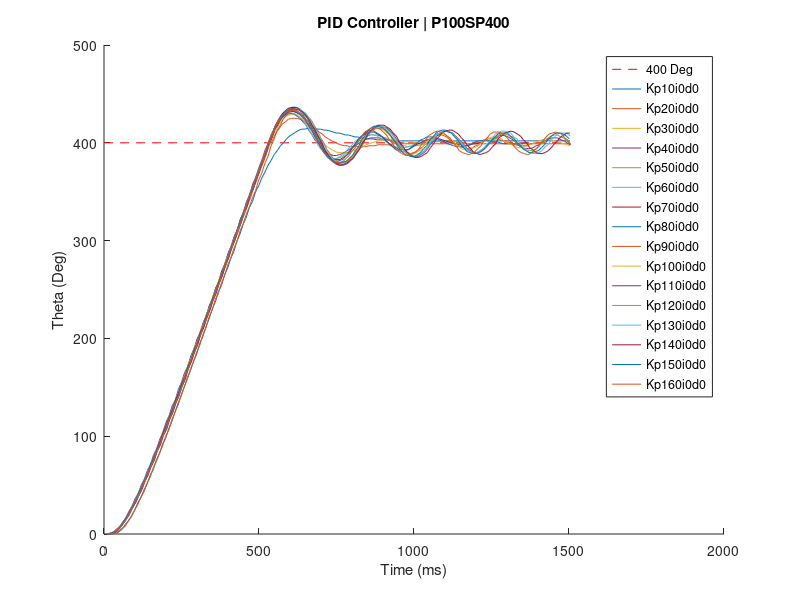

Here is the MATLAB script that generated this plot:
figure(1);
hold on;
xlabel('Time (ms)');
ylabel('Theta (Deg)');
title('PID Controller | P100SP400');
plot([0 1500], [400 400], 'r--');
Kp10i0d0 = [22.0, 0; 42.0, 1; 59.0, 5; 69.0, 10; 79.0, 13; 89.0, 19; 99.0, 24; 109.0, 32; 119.0, 37; 129.0, 45; 139.0, 51; 149.0, 60; 159.0, 66; 169.0, 76; 179.0, 82; 189.0, 92; 199.0, 98; 209.0, 108; 219.0, 115; 229.0, 125; 239.0, 132; 249.0, 142; 259.0, 150; 269.0, 160; 279.0, 167; 289.0, 177; 299.0, 184; 309.0, 195; 319.0, 202; 329.0, 212; 339.0, 220; 349.0, 230; 359.0, 237; 369.0, 248; 379.0, 254; 389.0, 265; 399.0, 272; 409.0, 282; 419.0, 289; 429.0, 300; 439.0, 307; 449.0, 317; 459.0, 324; 469.0, 334; 479.0, 340; 489.0, 350; 499.0, 356; 509.0, 364; 519.0, 370; 529.0, 377; 539.0, 382; 549.0, 388; 559.0, 392; 569.0, 397; 579.0, 400; 589.0, 404; 599.0, 407; 609.0, 409; 619.0, 411; 629.0, 413; 639.0, 414; 649.0, 414; 659.0, 415; 669.0, 415; 679.0, 415; 689.0, 414; 699.0, 414; 709.0, 413; 719.0, 413; 729.0, 412; 739.0, 411; 749.0, 410; 759.0, 410; 769.0, 409; 779.0, 408; 789.0, 408; 799.0, 407; 809.0, 406; 819.0, 406; 829.0, 405; 839.0, 405; 849.0, 404; 868.0, 404; 881.0, 403; 902.0, 403; 912.0, 403; 922.0, 403; 932.0, 402; 942.0, 402; 952.0, 402; 962.0, 402; 972.0, 402; 982.0, 402; 992.0, 402; 1002.0, 402; 1012.0, 402; 1022.0, 402; 1032.0, 402; 1042.0, 402; 1052.0, 402; 1063.0, 402; 1073.0, 402; 1083.0, 402; 1093.0, 402; 1103.0, 402; 1113.0, 402; 1123.0, 402; 1133.0, 402; 1143.0, 402; 1153.0, 402; 1163.0, 402; 1173.0, 402; 1183.0, 402; 1193.0, 402; 1203.0, 402; 1213.0, 402; 1223.0, 402; 1233.0, 402; 1243.0, 402; 1253.0, 402; 1263.0, 402; 1273.0, 402; 1283.0, 402; 1293.0, 402; 1303.0, 402; 1313.0, 402; 1323.0, 402; 1333.0, 402; 1343.0, 402; 1353.0, 402; 1363.0, 402; 1373.0, 402; 1383.0, 402; 1393.0, 402; 1403.0, 402; 1413.0, 402; 1423.0, 402; 1433.0, 402; 1443.0, 402; 1453.0, 402; 1463.0, 402; 1473.0, 402; 1483.0, 402; 1493.0, 402; 1503.0, 402; ];
plot(Kp10i0d0(:,1),Kp10i0d0(:,2))
% y = max(Kp10i0d0(:,2));
% x = Kp10i0d0(find(Kp10i0d0(:,2) == max(y), 1, 'first'));
% text(x, y, 'Kp10i0d0');
% pause;

Kp20i0d0 = [13.0, 0; 23.0, 1; 33.0, 2; 43.0, 4; 53.0, 7; 63.0, 12; 73.0, 16; 83.0, 22; 93.0, 27; 103.0, 34; 113.0, 40; 123.0, 48; 133.0, 54; 143.0, 64; 153.0, 70; 163.0, 79; 173.0, 86; 183.0, 96; 193.0, 102; 203.0, 112; 213.0, 119; 223.0, 129; 233.0, 136; 243.0, 146; 253.0, 153; 263.0, 164; 273.0, 170; 283.0, 181; 293.0, 188; 303.0, 198; 313.0, 205; 323.0, 216; 333.0, 223; 343.0, 233; 353.0, 240; 363.0, 250; 373.0, 257; 383.0, 268; 393.0, 274; 403.0, 285; 413.0, 292; 423.0, 302; 433.0, 309; 443.0, 320; 453.0, 327; 463.0, 337; 473.0, 344; 483.0, 355; 493.0, 362; 503.0, 372; 513.0, 379; 524.0, 389; 534.0, 398; 544.0, 403; 554.0, 410; 564.0, 414; 574.0, 419; 584.0, 421; 594.0, 424; 604.0, 425; 614.0, 425; 624.0, 425; 634.0, 424; 644.0, 422; 654.0, 420; 664.0, 418; 674.0, 416; 684.0, 414; 694.0, 411; 704.0, 409; 714.0, 406; 724.0, 404; 734.0, 402; 744.0, 401; 754.0, 399; 764.0, 398; 774.0, 397; 784.0, 397; 794.0, 396; 804.0, 396; 814.0, 396; 824.0, 396; 834.0, 396; 844.0, 396; 854.0, 397; 864.0, 397; 874.0, 397; 884.0, 398; 894.0, 398; 904.0, 398; 914.0, 398; 924.0, 398; 934.0, 399; 944.0, 399; 954.0, 399; 964.0, 399; 974.0, 399; 984.0, 399; 994.0, 399; 1004.0, 399; 1014.0, 399; 1024.0, 399; 1034.0, 399; 1044.0, 399; 1054.0, 399; 1064.0, 399; 1074.0, 399; 1084.0, 399; 1094.0, 399; 1104.0, 399; 1114.0, 399; 1124.0, 399; 1134.0, 399; 1144.0, 399; 1154.0, 399; 1164.0, 399; 1174.0, 399; 1184.0, 399; 1194.0, 399; 1204.0, 399; 1214.0, 399; 1224.0, 399; 1234.0, 399; 1244.0, 399; 1254.0, 399; 1264.0, 399; 1274.0, 399; 1284.0, 399; 1294.0, 399; 1304.0, 399; 1314.0, 399; 1324.0, 399; 1334.0, 399; 1344.0, 399; 1354.0, 399; 1364.0, 399; 1374.0, 399; 1384.0, 399; 1394.0, 399; 1404.0, 399; 1414.0, 399; 1424.0, 399; 1434.0, 399; 1444.0, 399; 1454.0, 399; 1464.0, 399; 1474.0, 399; 1484.0, 399; 1494.0, 399; 1504.0, 399; ];
plot(Kp20i0d0(:,1),Kp20i0d0(:,2))
% y = max(Kp20i0d0(:,2));
% x = Kp20i0d0(find(Kp20i0d0(:,2) == max(y), 1, 'first'));
% text(x, y, 'Kp20i0d0');
% pause;

Kp30i0d0 = [13.0, 0; 23.0, 0; 33.0, 1; 43.0, 3; 53.0, 7; 63.0, 11; 73.0, 16; 83.0, 21; 93.0, 28; 103.0, 33; 113.0, 41; 123.0, 47; 133.0, 56; 143.0, 62; 153.0, 71; 163.0, 78; 173.0, 87; 183.0, 94; 193.0, 104; 203.0, 111; 213.0, 121; 223.0, 128; 233.0, 138; 243.0, 145; 253.0, 155; 263.0, 162; 273.0, 173; 283.0, 179; 293.0, 190; 303.0, 197; 313.0, 207; 323.0, 214; 333.0, 224; 343.0, 231; 353.0, 241; 363.0, 249; 373.0, 259; 383.0, 266; 393.0, 277; 403.0, 283; 413.0, 294; 423.0, 301; 433.0, 311; 443.0, 319; 453.0, 329; 463.0, 336; 473.0, 347; 483.0, 354; 493.0, 365; 503.0, 372; 513.0, 383; 525.0, 393; 535.0, 399; 545.0, 408; 555.0, 413; 565.0, 419; 575.0, 423; 585.0, 427; 595.0, 428; 605.0, 429; 615.0, 429; 625.0, 427; 635.0, 425; 645.0, 422; 655.0, 419; 665.0, 415; 675.0, 411; 685.0, 407; 695.0, 404; 705.0, 400; 715.0, 397; 725.0, 395; 735.0, 393; 745.0, 391; 755.0, 390; 765.0, 390; 775.0, 390; 785.0, 390; 795.0, 391; 805.0, 392; 815.0, 393; 825.0, 395; 835.0, 396; 845.0, 398; 855.0, 399; 865.0, 400; 875.0, 401; 885.0, 402; 895.0, 402; 905.0, 403; 915.0, 403; 925.0, 403; 935.0, 403; 945.0, 402; 955.0, 402; 965.0, 401; 975.0, 401; 985.0, 401; 995.0, 401; 1005.0, 400; 1015.0, 400; ];
plot(Kp30i0d0(:,1),Kp30i0d0(:,2))
% y = max(Kp30i0d0(:,2));
% x = Kp30i0d0(find(Kp30i0d0(:,2) == max(y), 1, 'first'));
% text(x, y, 'Kp30i0d0');
% pause;

Kp40i0d0 = [10.0, 0; 20.0, 1; 30.0, 2; 40.0, 5; 50.0, 7; 60.0, 12; 70.0, 16; 80.0, 23; 90.0, 28; 100.0, 36; 110.0, 41; 120.0, 50; 130.0, 56; 140.0, 65; 150.0, 71; 160.0, 81; 170.0, 87; 180.0, 97; 190.0, 104; 200.0, 114; 210.0, 121; 220.0, 131; 230.0, 137; 240.0, 148; 250.0, 155; 260.0, 165; 270.0, 171; 280.0, 182; 290.0, 189; 300.0, 199; 310.0, 206; 320.0, 216; 330.0, 223; 340.0, 234; 350.0, 241; 360.0, 251; 370.0, 258; 380.0, 269; 390.0, 276; 400.0, 287; 410.0, 294; 420.0, 304; 430.0, 311; 440.0, 322; 450.0, 329; 460.0, 340; 470.0, 347; 480.0, 358; 490.0, 365; 500.0, 375; 510.0, 383; 520.0, 393; 530.0, 400; 540.0, 409; 550.0, 414; 560.0, 421; 570.0, 424; 580.0, 428; 590.0, 429; 600.0, 430; 610.0, 430; 620.0, 428; 630.0, 426; 640.0, 422; 650.0, 419; 660.0, 413; 670.0, 409; 680.0, 403; 690.0, 400; 700.0, 395; 710.0, 392; 720.0, 389; 730.0, 388; 740.0, 387; 750.0, 387; 760.0, 388; 770.0, 389; 780.0, 391; 790.0, 393; 800.0, 395; 810.0, 397; 820.0, 399; 830.0, 401; 840.0, 403; 850.0, 404; 860.0, 405; 877.0, 405; 887.0, 405; 897.0, 404; 907.0, 404; 917.0, 403; 927.0, 402; 937.0, 401; 947.0, 401; 957.0, 400; 967.0, 400; ];
plot(Kp40i0d0(:,1),Kp40i0d0(:,2))
% y = max(Kp40i0d0(:,2));
% x = Kp40i0d0(find(Kp40i0d0(:,2) == max(y), 1, 'first'));
% text(x, y, 'Kp40i0d0');
% pause;

Kp50i0d0 = [10.0, 0; 20.0, 0; 30.0, 1; 40.0, 3; 50.0, 6; 60.0, 11; 70.0, 14; 80.0, 21; 90.0, 26; 100.0, 34; 110.0, 39; 120.0, 48; 130.0, 54; 140.0, 63; 150.0, 69; 160.0, 79; 170.0, 85; 180.0, 95; 190.0, 101; 200.0, 111; 210.0, 118; 220.0, 128; 230.0, 135; 240.0, 145; 250.0, 152; 260.0, 162; 270.0, 169; 280.0, 179; 290.0, 186; 300.0, 196; 310.0, 203; 320.0, 214; 330.0, 221; 340.0, 231; 350.0, 238; 360.0, 249; 370.0, 256; 380.0, 267; 390.0, 274; 400.0, 284; 410.0, 292; 420.0, 302; 430.0, 309; 440.0, 320; 450.0, 327; 460.0, 338; 470.0, 345; 480.0, 356; 490.0, 363; 500.0, 374; 510.0, 380; 520.0, 391; 530.0, 398; 540.0, 408; 550.0, 414; 560.0, 421; 570.0, 425; 580.0, 429; 590.0, 431; 600.0, 433; 610.0, 432; 620.0, 431; 630.0, 429; 640.0, 426; 650.0, 422; 660.0, 417; 670.0, 412; 680.0, 406; 690.0, 402; 700.0, 396; 710.0, 392; 720.0, 388; 730.0, 386; 740.0, 384; 750.0, 384; 760.0, 385; 770.0, 386; 780.0, 389; 790.0, 391; 800.0, 395; 810.0, 398; 820.0, 401; 830.0, 403; 840.0, 406; 850.0, 407; 860.0, 408; 870.0, 408; 880.0, 408; 890.0, 407; 900.0, 406; 910.0, 405; 920.0, 403; 930.0, 401; 940.0, 400; 950.0, 398; 960.0, 397; 970.0, 397; 980.0, 396; 990.0, 396; 1000.0, 397; 1010.0, 397; 1020.0, 398; 1030.0, 398; 1040.0, 399; 1050.0, 400; 1060.0, 401; 1070.0, 401; 1080.0, 401; 1090.0, 402; 1100.0, 402; 1110.0, 402; 1120.0, 401; 1130.0, 401; 1140.0, 401; 1150.0, 400; 1160.0, 400; ];
plot(Kp50i0d0(:,1),Kp50i0d0(:,2))
% y = max(Kp50i0d0(:,2));
% x = Kp50i0d0(find(Kp50i0d0(:,2) == max(y), 1, 'first'));
% text(x, y, 'Kp50i0d0');
% pause;

Kp60i0d0 = [10.0, 0; 20.0, 0; 30.0, 2; 40.0, 4; 50.0, 8; 60.0, 11; 70.0, 17; 80.0, 21; 90.0, 28; 100.0, 34; 110.0, 42; 120.0, 48; 130.0, 56; 140.0, 62; 150.0, 72; 160.0, 78; 170.0, 87; 180.0, 94; 190.0, 104; 200.0, 110; 210.0, 120; 220.0, 127; 230.0, 137; 240.0, 144; 250.0, 154; 260.0, 161; 270.0, 171; 280.0, 178; 290.0, 188; 300.0, 196; 310.0, 206; 320.0, 213; 330.0, 224; 340.0, 231; 350.0, 241; 360.0, 248; 370.0, 259; 380.0, 266; 390.0, 277; 400.0, 284; 410.0, 294; 420.0, 302; 430.0, 312; 440.0, 319; 450.0, 330; 460.0, 337; 470.0, 348; 480.0, 355; 490.0, 366; 501.0, 373; 511.0, 384; 521.0, 390; 531.0, 401; 541.0, 407; 551.0, 416; 561.0, 420; 571.0, 426; 581.0, 428; 591.0, 430; 601.0, 431; 611.0, 430; 621.0, 429; 631.0, 426; 641.0, 424; 651.0, 418; 661.0, 414; 671.0, 408; 681.0, 404; 691.0, 397; 701.0, 393; 711.0, 389; 721.0, 386; 731.0, 384; 741.0, 384; 751.0, 384; 761.0, 386; 771.0, 388; 781.0, 391; 791.0, 395; 801.0, 398; 811.0, 402; 821.0, 404; 831.0, 407; 841.0, 408; 851.0, 409; 861.0, 409; 871.0, 408; 881.0, 407; 891.0, 405; 901.0, 403; 911.0, 401; 921.0, 399; 931.0, 397; 941.0, 396; 951.0, 395; 961.0, 395; 971.0, 395; 981.0, 396; 991.0, 397; 1001.0, 398; 1011.0, 399; 1021.0, 400; 1031.0, 401; 1041.0, 402; 1051.0, 402; 1061.0, 402; 1071.0, 402; 1081.0, 402; 1091.0, 402; 1101.0, 401; 1111.0, 401; 1121.0, 400; 1131.0, 400; ];
plot(Kp60i0d0(:,1),Kp60i0d0(:,2))
% y = max(Kp60i0d0(:,2));
% x = Kp60i0d0(find(Kp60i0d0(:,2) == max(y), 1, 'first'));
% text(x, y, 'Kp60i0d0');
% pause;

Kp70i0d0 = [12.0, 0; 22.0, 0; 32.0, 1; 42.0, 3; 53.0, 7; 72.0, 15; 82.0, 20; 92.0, 27; 102.0, 32; 112.0, 39; 122.0, 45; 132.0, 54; 142.0, 60; 152.0, 69; 162.0, 75; 172.0, 85; 182.0, 91; 192.0, 101; 202.0, 107; 212.0, 117; 222.0, 124; 232.0, 134; 242.0, 141; 252.0, 151; 262.0, 158; 272.0, 169; 282.0, 176; 292.0, 186; 302.0, 193; 312.0, 204; 322.0, 211; 332.0, 221; 342.0, 229; 352.0, 239; 362.0, 246; 372.0, 257; 382.0, 264; 392.0, 275; 402.0, 282; 412.0, 293; 422.0, 300; 432.0, 310; 442.0, 318; 452.0, 328; 462.0, 335; 472.0, 346; 482.0, 353; 492.0, 363; 502.0, 371; 512.0, 381; 522.0, 388; 532.0, 398; 542.0, 405; 552.0, 414; 562.0, 419; 572.0, 425; 582.0, 428; 592.0, 431; 602.0, 432; 612.0, 432; 622.0, 431; 632.0, 429; 642.0, 427; 652.0, 422; 662.0, 418; 672.0, 412; 682.0, 407; 692.0, 400; 702.0, 396; 712.0, 390; 722.0, 387; 732.0, 384; 742.0, 383; 752.0, 383; 762.0, 383; 772.0, 385; 782.0, 387; 792.0, 391; 802.0, 395; 812.0, 400; 822.0, 403; 832.0, 407; 842.0, 409; 852.0, 411; 862.0, 411; 872.0, 411; 882.0, 409; 892.0, 407; 902.0, 405; 912.0, 401; 922.0, 399; 932.0, 396; 942.0, 395; 952.0, 393; 962.0, 393; 972.0, 393; 982.0, 393; 992.0, 395; 1002.0, 397; 1012.0, 399; 1022.0, 400; 1032.0, 402; 1042.0, 403; 1052.0, 404; 1062.0, 404; 1072.0, 404; 1082.0, 404; 1092.0, 403; 1102.0, 402; 1112.0, 401; 1122.0, 400; 1132.0, 399; 1142.0, 398; 1152.0, 398; 1162.0, 397; 1172.0, 397; 1182.0, 398; 1192.0, 399; 1202.0, 399; 1212.0, 400; 1222.0, 400; ];
plot(Kp70i0d0(:,1),Kp70i0d0(:,2))
% y = max(Kp70i0d0(:,2));
% x = Kp70i0d0(find(Kp70i0d0(:,2) == max(y), 1, 'first'));
% text(x, y, 'Kp70i0d0');
% pause;

Kp80i0d0 = [10.0, 0; 20.0, 0; 30.0, 1; 40.0, 3; 50.0, 6; 60.0, 11; 70.0, 15; 80.0, 21; 90.0, 26; 100.0, 33; 110.0, 39; 120.0, 47; 130.0, 53; 140.0, 62; 150.0, 69; 160.0, 78; 170.0, 85; 180.0, 94; 190.0, 101; 200.0, 111; 210.0, 118; 220.0, 128; 230.0, 135; 240.0, 145; 250.0, 152; 260.0, 163; 270.0, 169; 280.0, 180; 290.0, 187; 300.0, 198; 310.0, 205; 320.0, 215; 330.0, 223; 340.0, 233; 350.0, 240; 360.0, 251; 370.0, 258; 380.0, 269; 390.0, 276; 400.0, 286; 410.0, 294; 420.0, 304; 430.0, 311; 440.0, 322; 450.0, 329; 460.0, 339; 470.0, 346; 480.0, 357; 490.0, 364; 501.0, 374; 511.0, 381; 521.0, 391; 531.0, 398; 541.0, 408; 551.0, 414; 561.0, 421; 571.0, 425; 581.0, 429; 591.0, 431; 601.0, 433; 611.0, 433; 621.0, 431; 631.0, 430; 641.0, 426; 651.0, 423; 661.0, 417; 671.0, 413; 681.0, 406; 691.0, 401; 701.0, 394; 711.0, 390; 721.0, 385; 731.0, 383; 741.0, 381; 751.0, 381; 761.0, 382; 771.0, 383; 781.0, 387; 791.0, 389; 801.0, 395; 811.0, 399; 821.0, 404; 831.0, 407; 841.0, 410; 851.0, 412; 861.0, 413; 871.0, 412; 881.0, 410; 891.0, 408; 901.0, 405; 911.0, 402; 921.0, 398; 931.0, 396; 941.0, 393; 951.0, 392; 961.0, 391; 971.0, 392; 981.0, 393; 991.0, 395; 1001.0, 398; 1011.0, 400; 1021.0, 403; 1031.0, 404; 1041.0, 406; 1051.0, 406; 1061.0, 406; 1078.0, 404; 1088.0, 402; 1098.0, 401; 1108.0, 399; 1118.0, 398; 1128.0, 397; 1138.0, 396; 1148.0, 396; 1158.0, 396; 1168.0, 397; 1178.0, 398; 1188.0, 399; 1198.0, 401; 1208.0, 402; 1218.0, 402; 1228.0, 403; 1238.0, 402; 1248.0, 402; 1258.0, 401; 1268.0, 401; 1278.0, 400; 1288.0, 399; 1298.0, 399; 1308.0, 399; 1318.0, 399; 1328.0, 399; 1338.0, 399; 1348.0, 399; 1358.0, 400; 1368.0, 400; ];
plot(Kp80i0d0(:,1),Kp80i0d0(:,2))
% y = max(Kp80i0d0(:,2));
% x = Kp80i0d0(find(Kp80i0d0(:,2) == max(y), 1, 'first'));
% text(x, y, 'Kp80i0d0');
% pause;

Kp90i0d0 = [22.0, 0; 42.0, 1; 59.0, 6; 69.0, 8; 79.0, 14; 89.0, 18; 99.0, 25; 109.0, 30; 119.0, 38; 129.0, 43; 139.0, 52; 149.0, 58; 159.0, 68; 169.0, 74; 179.0, 83; 189.0, 90; 199.0, 100; 209.0, 106; 219.0, 117; 229.0, 124; 239.0, 134; 249.0, 141; 259.0, 151; 269.0, 158; 279.0, 169; 289.0, 176; 299.0, 186; 309.0, 193; 319.0, 204; 329.0, 211; 339.0, 222; 349.0, 229; 359.0, 240; 369.0, 246; 379.0, 257; 389.0, 264; 399.0, 275; 409.0, 282; 419.0, 292; 429.0, 299; 439.0, 310; 449.0, 317; 459.0, 327; 469.0, 334; 479.0, 344; 489.0, 351; 499.0, 362; 509.0, 369; 519.0, 379; 529.0, 386; 539.0, 397; 549.0, 404; 559.0, 413; 569.0, 418; 579.0, 425; 589.0, 428; 599.0, 432; 609.0, 433; 619.0, 434; 629.0, 434; 639.0, 432; 649.0, 430; 659.0, 426; 669.0, 423; 679.0, 417; 689.0, 412; 699.0, 405; 709.0, 400; 719.0, 393; 729.0, 389; 739.0, 384; 749.0, 382; 759.0, 380; 769.0, 380; 779.0, 381; 789.0, 382; 799.0, 385; 809.0, 388; 819.0, 394; 829.0, 398; 839.0, 404; 849.0, 407; 859.0, 411; 869.0, 413; 879.0, 415; 889.0, 415; 899.0, 414; 909.0, 413; 919.0, 409; 929.0, 406; 939.0, 402; 949.0, 398; 959.0, 394; 969.0, 392; 979.0, 390; 989.0, 389; 999.0, 390; 1009.0, 391; 1019.0, 394; 1029.0, 396; 1039.0, 400; 1049.0, 402; 1059.0, 406; 1069.0, 407; 1079.0, 408; 1089.0, 408; 1099.0, 407; 1109.0, 405; 1119.0, 402; 1129.0, 400; 1139.0, 398; 1149.0, 396; 1159.0, 395; 1169.0, 394; 1179.0, 394; 1189.0, 395; 1199.0, 397; 1209.0, 398; 1219.0, 401; 1229.0, 402; 1239.0, 404; 1249.0, 404; 1259.0, 404; 1269.0, 404; 1279.0, 403; 1289.0, 402; 1299.0, 401; 1309.0, 400; 1319.0, 398; 1329.0, 398; 1339.0, 397; 1349.0, 397; 1359.0, 397; 1369.0, 398; 1379.0, 399; 1389.0, 400; 1399.0, 400; ];
plot(Kp90i0d0(:,1),Kp90i0d0(:,2))
% y = max(Kp90i0d0(:,2));
% x = Kp90i0d0(find(Kp90i0d0(:,2) == max(y), 1, 'first'));
% text(x, y, 'Kp90i0d0');
% pause;

Kp100i0d0 = [12.0, 0; 22.0, 0; 32.0, 2; 42.0, 3; 52.0, 7; 62.0, 11; 72.0, 17; 82.0, 21; 92.0, 28; 102.0, 33; 112.0, 41; 122.0, 47; 132.0, 56; 142.0, 62; 152.0, 72; 162.0, 78; 172.0, 88; 182.0, 94; 192.0, 105; 202.0, 111; 212.0, 121; 222.0, 128; 232.0, 139; 242.0, 145; 252.0, 156; 262.0, 163; 272.0, 173; 282.0, 181; 292.0, 191; 302.0, 198; 312.0, 209; 322.0, 216; 332.0, 226; 342.0, 233; 352.0, 244; 362.0, 251; 372.0, 261; 382.0, 268; 392.0, 279; 402.0, 285; 412.0, 296; 422.0, 303; 432.0, 313; 442.0, 320; 452.0, 331; 462.0, 338; 472.0, 348; 482.0, 355; 492.0, 366; 503.0, 373; 513.0, 383; 523.0, 390; 533.0, 401; 543.0, 408; 553.0, 417; 563.0, 422; 573.0, 428; 583.0, 431; 593.0, 434; 603.0, 435; 613.0, 435; 623.0, 435; 633.0, 433; 643.0, 430; 653.0, 426; 663.0, 422; 673.0, 416; 683.0, 412; 693.0, 404; 703.0, 399; 713.0, 392; 723.0, 388; 733.0, 383; 743.0, 381; 753.0, 379; 763.0, 379; 773.0, 380; 783.0, 381; 793.0, 384; 803.0, 387; 813.0, 392; 823.0, 395; 833.0, 402; 843.0, 406; 853.0, 411; 863.0, 413; 873.0, 415; 883.0, 415; 893.0, 414; 903.0, 413; 913.0, 410; 923.0, 407; 933.0, 402; 943.0, 399; 953.0, 394; 963.0, 391; 973.0, 389; 983.0, 388; 993.0, 388; 1003.0, 389; 1013.0, 391; 1023.0, 393; 1033.0, 398; 1043.0, 401; 1053.0, 405; 1063.0, 407; 1073.0, 409; 1083.0, 410; 1093.0, 409; 1103.0, 408; 1113.0, 405; 1123.0, 403; 1133.0, 399; 1143.0, 397; 1153.0, 394; 1163.0, 393; 1173.0, 392; 1183.0, 393; 1193.0, 395; 1203.0, 396; 1213.0, 399; 1223.0, 401; 1233.0, 404; 1243.0, 405; 1253.0, 406; 1263.0, 406; 1273.0, 405; 1283.0, 404; 1293.0, 401; 1303.0, 400; 1313.0, 398; 1323.0, 397; 1333.0, 395; 1343.0, 395; 1353.0, 396; 1363.0, 396; 1373.0, 398; 1383.0, 399; 1393.0, 401; 1403.0, 402; 1413.0, 403; 1423.0, 404; 1433.0, 404; 1443.0, 403; 1453.0, 402; 1463.0, 401; 1473.0, 400; 1483.0, 399; 1493.0, 398; 1503.0, 397; ];
plot(Kp100i0d0(:,1),Kp100i0d0(:,2))
% y = max(Kp100i0d0(:,2));
% x = Kp100i0d0(find(Kp100i0d0(:,2) == max(y), 1, 'first'));
% text(x, y, 'Kp100i0d0');
% pause;

Kp110i0d0 = [12.0, 0; 22.0, 0; 32.0, 1; 42.0, 4; 52.0, 6; 62.0, 12; 72.0, 16; 82.0, 22; 92.0, 27; 102.0, 34; 112.0, 40; 122.0, 48; 132.0, 54; 142.0, 64; 152.0, 70; 162.0, 80; 172.0, 86; 182.0, 96; 192.0, 102; 202.0, 113; 212.0, 120; 222.0, 130; 232.0, 136; 242.0, 147; 252.0, 154; 262.0, 164; 272.0, 172; 282.0, 182; 292.0, 189; 302.0, 200; 312.0, 206; 322.0, 217; 332.0, 224; 342.0, 234; 352.0, 241; 362.0, 252; 372.0, 259; 382.0, 269; 392.0, 276; 402.0, 286; 412.0, 293; 422.0, 304; 432.0, 311; 442.0, 321; 452.0, 328; 462.0, 339; 472.0, 346; 482.0, 357; 492.0, 364; 502.0, 374; 512.0, 382; 522.0, 392; 532.0, 399; 542.0, 409; 552.0, 415; 562.0, 423; 573.0, 427; 583.0, 431; 593.0, 433; 603.0, 435; 613.0, 435; 623.0, 434; 633.0, 433; 643.0, 430; 653.0, 427; 663.0, 421; 673.0, 417; 683.0, 410; 693.0, 406; 703.0, 398; 713.0, 393; 730.0, 383; 740.0, 380; 750.0, 378; 760.0, 377; 770.0, 377; 780.0, 378; 790.0, 380; 800.0, 383; 810.0, 387; 823.0, 393; 833.0, 397; 843.0, 404; 853.0, 408; 863.0, 413; 873.0, 415; 883.0, 417; 893.0, 417; 903.0, 416; 913.0, 415; 923.0, 412; 933.0, 409; 943.0, 404; 953.0, 400; 963.0, 394; 973.0, 391; 983.0, 388; 993.0, 387; 1003.0, 386; 1013.0, 386; 1023.0, 388; 1033.0, 390; 1044.0, 394; 1054.0, 399; 1064.0, 402; 1074.0, 407; 1084.0, 409; 1094.0, 411; 1104.0, 412; 1114.0, 411; 1124.0, 410; 1134.0, 407; 1144.0, 404; 1154.0, 400; 1164.0, 397; 1174.0, 393; 1184.0, 392; 1194.0, 390; 1204.0, 390; 1214.0, 392; 1224.0, 394; 1234.0, 397; 1244.0, 400; 1254.0, 403; 1264.0, 405; 1274.0, 407; 1284.0, 408; 1294.0, 407; 1304.0, 406; 1314.0, 404; 1324.0, 402; 1334.0, 398; 1344.0, 396; 1354.0, 394; 1364.0, 394; 1374.0, 394; 1384.0, 395; 1394.0, 397; 1404.0, 398; 1414.0, 401; 1424.0, 402; 1434.0, 404; 1444.0, 405; 1454.0, 405; 1464.0, 405; 1474.0, 403; 1484.0, 402; 1494.0, 400; 1504.0, 398; ];
plot(Kp110i0d0(:,1),Kp110i0d0(:,2))
% y = max(Kp110i0d0(:,2));
% x = Kp110i0d0(find(Kp110i0d0(:,2) == max(y), 1, 'first'));
% text(x, y, 'Kp110i0d0');
% pause;

Kp120i0d0 = [11.0, 0; 21.0, 0; 31.0, 1; 42.0, 4; 52.0, 8; 62.0, 11; 72.0, 17; 82.0, 21; 92.0, 28; 102.0, 34; 112.0, 42; 122.0, 48; 132.0, 57; 142.0, 63; 152.0, 72; 162.0, 78; 172.0, 88; 182.0, 95; 192.0, 105; 202.0, 112; 212.0, 122; 222.0, 129; 232.0, 139; 242.0, 146; 252.0, 156; 262.0, 163; 272.0, 174; 282.0, 181; 292.0, 191; 302.0, 198; 312.0, 208; 322.0, 215; 332.0, 226; 342.0, 232; 352.0, 243; 362.0, 250; 372.0, 260; 382.0, 267; 392.0, 278; 402.0, 285; 412.0, 295; 422.0, 302; 432.0, 313; 442.0, 320; 452.0, 330; 462.0, 338; 472.0, 348; 482.0, 355; 492.0, 366; 503.0, 373; 513.0, 384; 523.0, 391; 533.0, 402; 543.0, 409; 553.0, 418; 563.0, 422; 573.0, 428; 583.0, 432; 593.0, 435; 603.0, 436; 613.0, 436; 623.0, 436; 633.0, 433; 643.0, 431; 653.0, 426; 663.0, 423; 673.0, 417; 683.0, 412; 693.0, 405; 703.0, 400; 713.0, 392; 723.0, 388; 733.0, 383; 743.0, 381; 753.0, 379; 763.0, 378; 773.0, 378; 783.0, 380; 793.0, 382; 803.0, 385; 813.0, 390; 823.0, 394; 833.0, 401; 843.0, 405; 853.0, 410; 863.0, 413; 873.0, 416; 883.0, 417; 893.0, 417; 903.0, 416; 913.0, 414; 923.0, 411; 933.0, 407; 943.0, 403; 953.0, 398; 963.0, 394; 973.0, 390; 983.0, 388; 993.0, 386; 1003.0, 386; 1013.0, 387; 1023.0, 389; 1033.0, 392; 1043.0, 395; 1053.0, 400; 1063.0, 403; 1073.0, 408; 1083.0, 410; 1093.0, 411; 1103.0, 412; 1113.0, 411; 1123.0, 410; 1133.0, 407; 1143.0, 404; 1153.0, 400; 1163.0, 397; 1173.0, 393; 1183.0, 391; 1193.0, 390; 1203.0, 390; 1213.0, 391; 1223.0, 393; 1233.0, 396; 1243.0, 399; 1253.0, 403; 1263.0, 405; 1273.0, 408; 1283.0, 409; 1293.0, 409; 1303.0, 408; 1313.0, 406; 1323.0, 403; 1333.0, 399; 1343.0, 397; 1353.0, 394; 1363.0, 393; 1373.0, 392; 1383.0, 392; 1393.0, 394; 1403.0, 396; 1413.0, 400; 1423.0, 402; 1433.0, 405; 1443.0, 407; 1453.0, 408; 1463.0, 408; 1473.0, 406; 1483.0, 405; 1493.0, 402; 1503.0, 399; ];
plot(Kp120i0d0(:,1),Kp120i0d0(:,2))
% y = max(Kp120i0d0(:,2));
% x = Kp120i0d0(find(Kp120i0d0(:,2) == max(y), 1, 'first'));
% text(x, y, 'Kp120i0d0');
% pause;

Kp130i0d0 = [12.0, 0; 22.0, 0; 32.0, 1; 42.0, 4; 52.0, 6; 62.0, 12; 72.0, 15; 82.0, 22; 92.0, 27; 102.0, 34; 112.0, 40; 122.0, 48; 132.0, 54; 142.0, 64; 152.0, 70; 162.0, 79; 172.0, 86; 182.0, 96; 192.0, 102; 202.0, 112; 212.0, 119; 222.0, 130; 232.0, 136; 242.0, 147; 252.0, 154; 262.0, 164; 272.0, 171; 282.0, 181; 292.0, 188; 302.0, 198; 312.0, 205; 322.0, 216; 332.0, 223; 342.0, 233; 352.0, 240; 362.0, 250; 372.0, 258; 382.0, 268; 392.0, 275; 402.0, 286; 412.0, 293; 422.0, 303; 432.0, 310; 442.0, 321; 452.0, 328; 462.0, 339; 472.0, 346; 482.0, 357; 492.0, 364; 502.0, 374; 512.0, 382; 522.0, 392; 532.0, 399; 542.0, 410; 552.0, 416; 562.0, 424; 572.0, 428; 582.0, 432; 592.0, 434; 602.0, 436; 612.0, 437; 622.0, 436; 632.0, 435; 642.0, 432; 652.0, 430; 662.0, 425; 672.0, 421; 682.0, 414; 692.0, 410; 702.0, 402; 712.0, 397; 722.0, 390; 732.0, 386; 742.0, 382; 752.0, 380; 762.0, 378; 772.0, 378; 782.0, 380; 792.0, 381; 802.0, 385; 812.0, 388; 822.0, 393; 832.0, 397; 842.0, 404; 852.0, 408; 862.0, 412; 872.0, 415; 882.0, 416; 892.0, 417; 902.0, 416; 912.0, 414; 922.0, 411; 932.0, 408; 942.0, 403; 952.0, 399; 962.0, 394; 972.0, 391; 982.0, 388; 992.0, 386; 1002.0, 386; 1012.0, 387; 1022.0, 389; 1032.0, 391; 1044.0, 396; 1054.0, 401; 1064.0, 404; 1074.0, 409; 1084.0, 410; 1094.0, 412; 1104.0, 412; 1114.0, 411; 1124.0, 410; 1134.0, 406; 1144.0, 403; 1154.0, 399; 1164.0, 396; 1174.0, 392; 1184.0, 391; 1194.0, 390; 1204.0, 390; 1214.0, 392; 1224.0, 394; 1242.0, 401; 1252.0, 404; 1262.0, 409; 1272.0, 410; 1282.0, 412; 1292.0, 412; 1302.0, 411; 1312.0, 410; 1322.0, 406; 1332.0, 404; 1343.0, 399; 1353.0, 396; 1363.0, 392; 1373.0, 390; 1383.0, 389; 1393.0, 389; 1403.0, 390; 1413.0, 392; 1423.0, 396; 1433.0, 398; 1443.0, 403; 1453.0, 406; 1463.0, 409; 1473.0, 410; 1483.0, 410; 1493.0, 410; 1503.0, 407; ];
plot(Kp130i0d0(:,1),Kp130i0d0(:,2))
% y = max(Kp130i0d0(:,2));
% x = Kp130i0d0(find(Kp130i0d0(:,2) == max(y), 1, 'first'));
% text(x, y, 'Kp130i0d0');
% pause;

Kp140i0d0 = [11.0, 0; 21.0, 0; 31.0, 1; 42.0, 3; 52.0, 7; 62.0, 11; 72.0, 17; 82.0, 21; 92.0, 28; 102.0, 33; 112.0, 42; 122.0, 47; 132.0, 56; 142.0, 62; 152.0, 72; 162.0, 78; 172.0, 88; 182.0, 95; 192.0, 105; 202.0, 111; 212.0, 121; 222.0, 128; 232.0, 138; 242.0, 145; 252.0, 155; 262.0, 162; 272.0, 172; 282.0, 179; 292.0, 189; 302.0, 196; 312.0, 207; 322.0, 214; 332.0, 224; 342.0, 231; 352.0, 242; 362.0, 249; 372.0, 259; 382.0, 267; 392.0, 277; 402.0, 284; 412.0, 295; 422.0, 302; 432.0, 313; 442.0, 320; 452.0, 330; 462.0, 337; 472.0, 348; 482.0, 355; 492.0, 366; 503.0, 373; 513.0, 384; 523.0, 391; 533.0, 402; 543.0, 409; 553.0, 418; 563.0, 423; 573.0, 429; 583.0, 432; 593.0, 435; 603.0, 436; 613.0, 436; 623.0, 436; 633.0, 433; 643.0, 431; 653.0, 427; 663.0, 423; 673.0, 417; 683.0, 412; 693.0, 405; 703.0, 400; 713.0, 392; 723.0, 388; 733.0, 383; 743.0, 381; 753.0, 378; 763.0, 377; 773.0, 378; 783.0, 379; 793.0, 382; 803.0, 384; 813.0, 389; 823.0, 393; 833.0, 399; 843.0, 404; 853.0, 410; 863.0, 413; 873.0, 416; 883.0, 418; 893.0, 418; 903.0, 418; 913.0, 416; 923.0, 414; 933.0, 410; 943.0, 407; 953.0, 401; 963.0, 397; 973.0, 392; 983.0, 389; 993.0, 386; 1003.0, 385; 1013.0, 385; 1023.0, 386; 1033.0, 388; 1043.0, 390; 1053.0, 395; 1063.0, 399; 1073.0, 404; 1083.0, 407; 1093.0, 411; 1103.0, 412; 1113.0, 413; 1123.0, 413; 1133.0, 411; 1143.0, 409; 1153.0, 405; 1163.0, 402; 1173.0, 397; 1183.0, 394; 1193.0, 390; 1203.0, 389; 1213.0, 388; 1223.0, 389; 1233.0, 390; 1243.0, 392; 1253.0, 396; 1263.0, 399; 1273.0, 405; 1283.0, 407; 1293.0, 410; 1303.0, 411; 1313.0, 412; 1323.0, 411; 1333.0, 409; 1343.0, 407; 1353.0, 403; 1363.0, 400; 1373.0, 395; 1383.0, 393; 1393.0, 390; 1403.0, 389; 1413.0, 389; 1423.0, 390; 1433.0, 392; 1443.0, 395; 1453.0, 399; 1463.0, 402; 1473.0, 406; 1483.0, 408; 1493.0, 410; 1503.0, 410; ];
plot(Kp140i0d0(:,1),Kp140i0d0(:,2))
% y = max(Kp140i0d0(:,2));
% x = Kp140i0d0(find(Kp140i0d0(:,2) == max(y), 1, 'first'));
% text(x, y, 'Kp140i0d0');
% pause;

Kp150i0d0 = [10.0, 0; 20.0, 0; 30.0, 2; 40.0, 3; 50.0, 7; 60.0, 11; 70.0, 16; 80.0, 21; 90.0, 28; 100.0, 33; 110.0, 41; 120.0, 47; 130.0, 55; 140.0, 61; 150.0, 71; 160.0, 77; 170.0, 86; 180.0, 93; 190.0, 102; 200.0, 109; 210.0, 119; 220.0, 125; 230.0, 136; 240.0, 142; 250.0, 153; 260.0, 159; 270.0, 170; 280.0, 177; 290.0, 187; 300.0, 194; 310.0, 205; 320.0, 211; 330.0, 222; 340.0, 229; 350.0, 240; 360.0, 247; 370.0, 257; 380.0, 264; 390.0, 275; 400.0, 282; 410.0, 293; 420.0, 300; 430.0, 311; 440.0, 318; 450.0, 329; 460.0, 336; 470.0, 347; 480.0, 353; 490.0, 364; 500.0, 371; 510.0, 382; 521.0, 389; 531.0, 400; 541.0, 407; 551.0, 416; 561.0, 421; 571.0, 427; 581.0, 430; 591.0, 433; 601.0, 434; 611.0, 434; 621.0, 433; 631.0, 431; 641.0, 429; 651.0, 424; 661.0, 421; 671.0, 415; 681.0, 410; 691.0, 403; 701.0, 398; 711.0, 391; 721.0, 387; 731.0, 383; 741.0, 381; 751.0, 379; 761.0, 379; 771.0, 380; 781.0, 381; 791.0, 384; 801.0, 387; 811.0, 392; 821.0, 396; 831.0, 403; 841.0, 407; 851.0, 412; 861.0, 415; 871.0, 417; 881.0, 417; 891.0, 416; 901.0, 415; 911.0, 412; 921.0, 409; 931.0, 404; 941.0, 400; 951.0, 395; 961.0, 391; 971.0, 388; 981.0, 387; 991.0, 386; 1001.0, 386; 1011.0, 388; 1021.0, 390; 1031.0, 394; 1041.0, 397; 1051.0, 403; 1061.0, 406; 1071.0, 410; 1081.0, 412; 1091.0, 413; 1101.0, 413; 1111.0, 411; 1121.0, 410; 1131.0, 406; 1141.0, 403; 1151.0, 398; 1161.0, 395; 1171.0, 391; 1181.0, 390; 1191.0, 389; 1201.0, 389; 1211.0, 390; 1221.0, 392; 1231.0, 395; 1241.0, 399; 1251.0, 403; 1261.0, 406; 1271.0, 409; 1281.0, 410; 1291.0, 410; 1301.0, 410; 1311.0, 407; 1321.0, 405; 1331.0, 401; 1341.0, 398; 1351.0, 394; 1361.0, 392; 1371.0, 390; 1381.0, 390; 1391.0, 391; 1401.0, 392; 1411.0, 395; 1421.0, 398; 1431.0, 403; 1441.0, 406; 1451.0, 409; 1461.0, 410; 1471.0, 410; 1481.0, 409; 1491.0, 407; 1501.0, 404; ];
plot(Kp150i0d0(:,1),Kp150i0d0(:,2))
% y = max(Kp150i0d0(:,2));
% x = Kp150i0d0(find(Kp150i0d0(:,2) == max(y), 1, 'first'));
% text(x, y, 'Kp150i0d0');
% pause;

Kp160i0d0 = [10.0, 0; 20.0, 0; 30.0, 1; 40.0, 3; 50.0, 7; 60.0, 10; 70.0, 15; 80.0, 20; 90.0, 27; 100.0, 32; 110.0, 40; 120.0, 45; 130.0, 54; 140.0, 60; 150.0, 69; 160.0, 75; 170.0, 85; 180.0, 91; 190.0, 101; 200.0, 107; 210.0, 117; 220.0, 124; 230.0, 134; 240.0, 141; 252.0, 151; 262.0, 162; 272.0, 169; 282.0, 179; 292.0, 186; 302.0, 197; 312.0, 204; 322.0, 214; 332.0, 221; 342.0, 232; 352.0, 239; 362.0, 249; 372.0, 257; 389.0, 275; 399.0, 282; 409.0, 292; 419.0, 299; 429.0, 310; 439.0, 317; 449.0, 328; 459.0, 335; 469.0, 346; 479.0, 353; 489.0, 364; 499.0, 371; 509.0, 381; 519.0, 389; 529.0, 399; 539.0, 406; 549.0, 415; 559.0, 420; 569.0, 426; 579.0, 429; 589.0, 432; 599.0, 433; 609.0, 433; 619.0, 433; 629.0, 430; 639.0, 428; 649.0, 423; 659.0, 420; 669.0, 414; 679.0, 409; 689.0, 402; 699.0, 397; 709.0, 390; 719.0, 387; 729.0, 383; 739.0, 381; 749.0, 380; 761.0, 380; 771.0, 381; 781.0, 384; 791.0, 387; 801.0, 392; 811.0, 395; 821.0, 402; 831.0, 406; 841.0, 411; 851.0, 413; 861.0, 415; 871.0, 416; 881.0, 415; 891.0, 414; 901.0, 411; 911.0, 408; 921.0, 403; 931.0, 399; 941.0, 394; 951.0, 391; 961.0, 389; 976.0, 387; 986.0, 388; 996.0, 389; 1006.0, 391; 1016.0, 394; 1026.0, 399; 1036.0, 402; 1046.0, 407; 1056.0, 409; 1066.0, 411; 1076.0, 412; 1086.0, 411; 1096.0, 410; 1106.0, 407; 1116.0, 405; 1126.0, 400; 1136.0, 397; 1146.0, 392; 1156.0, 390; 1166.0, 389; 1176.0, 388; 1186.0, 389; 1196.0, 391; 1206.0, 394; 1216.0, 397; 1226.0, 402; 1236.0, 405; 1246.0, 409; 1256.0, 411; 1266.0, 411; 1276.0, 411; 1286.0, 409; 1296.0, 407; 1306.0, 403; 1316.0, 400; 1326.0, 395; 1336.0, 392; 1346.0, 390; 1356.0, 389; 1366.0, 388; 1376.0, 389; 1386.0, 392; 1396.0, 394; 1406.0, 399; 1416.0, 402; 1426.0, 406; 1436.0, 409; 1446.0, 410; 1456.0, 411; 1466.0, 410; 1476.0, 409; 1486.0, 405; 1496.0, 403; 1506.0, 398; ];
plot(Kp160i0d0(:,1),Kp160i0d0(:,2))
% y = max(Kp160i0d0(:,2));
% x = Kp160i0d0(find(Kp160i0d0(:,2) == max(y), 1, 'first'));
% text(x, y, 'Kp160i0d0');
% pause;

caseList = {'Kp10i0d0', 'Kp20i0d0', 'Kp30i0d0', 'Kp40i0d0', 'Kp50i0d0', 'Kp60i0d0', 'Kp70i0d0', 'Kp80i0d0', 'Kp90i0d0', 'Kp100i0d0', 'Kp110i0d0', 'Kp120i0d0', 'Kp130i0d0', 'Kp140i0d0', 'Kp150i0d0', 'Kp160i0d0'};
legend('400 Deg', caseList{1,:});

t = {Kp10i0d0, Kp20i0d0, Kp30i0d0, Kp40i0d0, Kp50i0d0, Kp60i0d0, Kp70i0d0, Kp80i0d0, Kp90i0d0, Kp100i0d0, Kp110i0d0, Kp120i0d0, Kp130i0d0, Kp140i0d0, Kp150i0d0, Kp160i0d0};